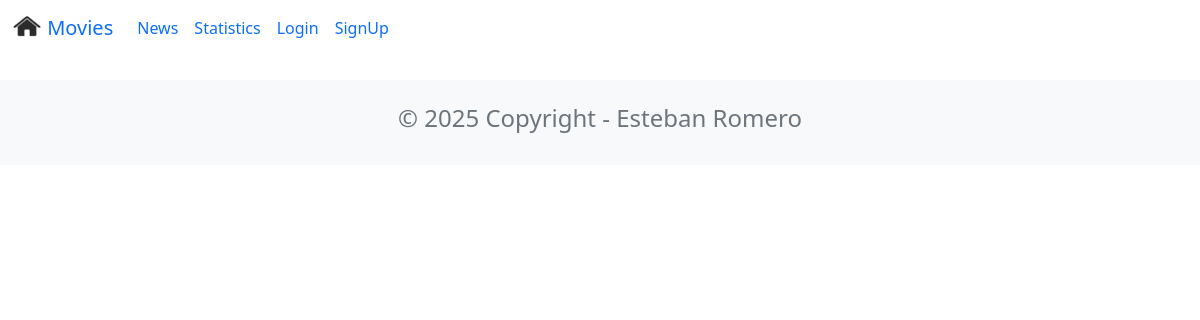
The page /news/ on the database as committed earlier.
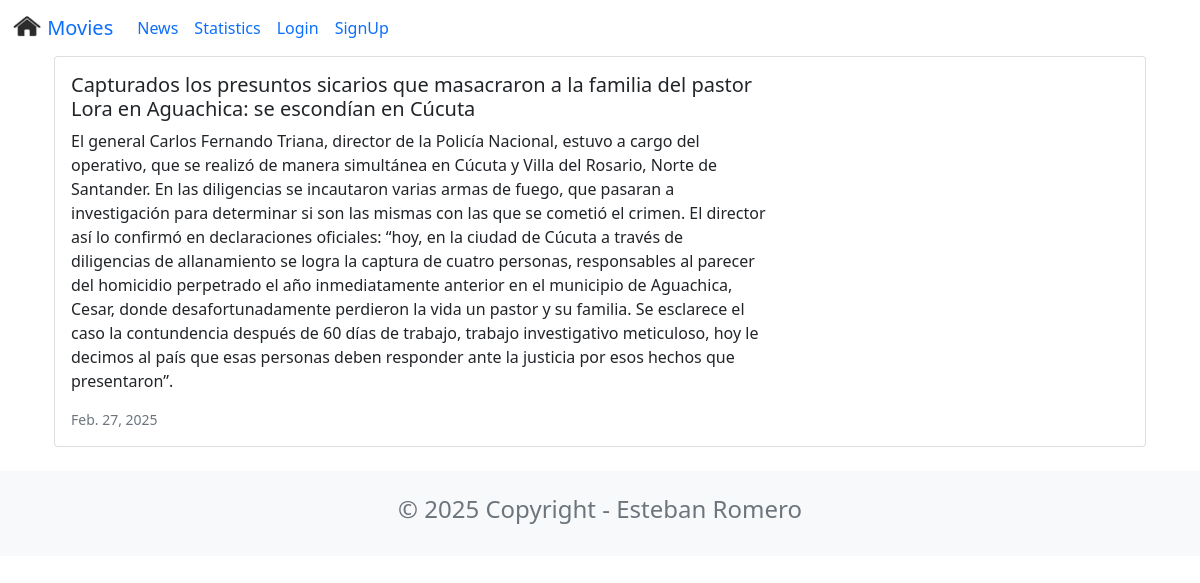
The same page on the database as committed later.
### news/models.py (models this page shows, shortened)
class News(models.Model):
    headline = models.CharField(max_length=200)
    body = models.TextField()
    date = models.DateField()

### news/views.py (the view)
# urls.py: path('news/', include('news.urls')),
def news(request):
    newss = News.objects.all().order_by('date')
    return render(request, 'news.html', {'newss': newss})

### news/templates/news.html
{% extends 'base.html' %}
{% block content %}
<div class="container">
    {% for news in newss %}
    <div class="card mb-3">
        <div class="row g-0">
            <div class="col-md-8">
                <div class="card-body">
                    <h5 class="card-title">{{ news.headline }}</h5>
                    <p class="card-text">{{ news.body }}</p>
                    <p class="card-text"><small class="text-muted">{{ news.date }}</small></p>
                </div>
            </div>
        </div>
    </div>
    {% endfor %}
</div>
{% endblock content %}

Rows that differ between the two databases and show on the page:
added News: headline "Capturados los presuntos sicarios que masacraron a la familia del pastor Lora en Aguachica: se escondían en Cúcuta", body "El general Carlos Fernando Triana, director de la Policía Nacional, estuvo a cargo del operativo, que se realizó de manera simultánea en Cúcuta y Villa del Rosario, Norte de Santander. En las diligencias se incautaron varias armas de fuego, que pasaran a investigación para determinar si son las mismas con las que se cometió el crimen. El director así lo confirmó en declaraciones oficiales: “hoy, en la ciudad de Cúcuta a través de diligencias de allanamiento se logra la captura de cuatro personas, responsables al parecer del homicidio perpetrado el año inmediatamente anterior en el municipio de Aguachica, Cesar, donde desafortunadamente perdieron la vida un pastor y su familia. Se esclarece…", date "Feb. 27, 2025"
